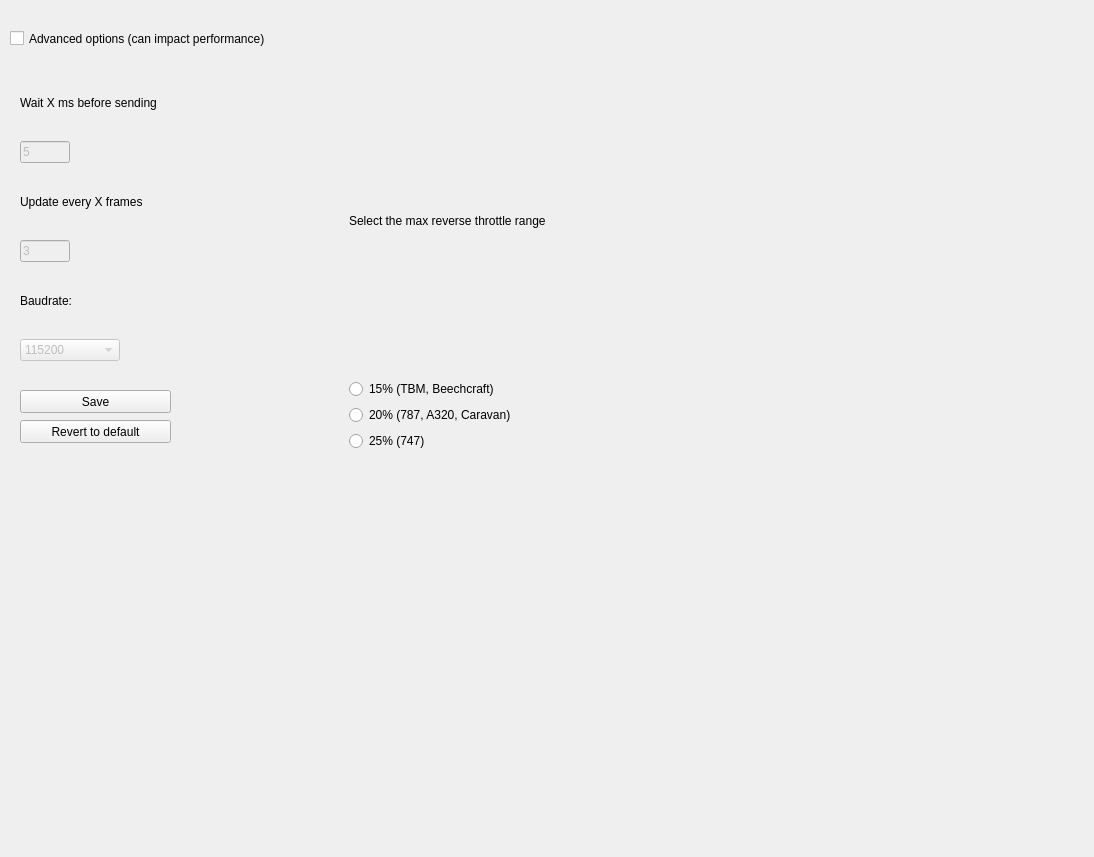
<?xml version="1.0" encoding="UTF-8"?>
<ui version="4.0">
 <class>optionsMenu</class>
 <widget class="QWidget" name="optionsMenu">
  <property name="geometry">
   <rect>
    <x>0</x>
    <y>0</y>
    <width>1094</width>
    <height>857</height>
   </rect>
  </property>
  <property name="sizePolicy">
   <sizepolicy hsizetype="Minimum" vsizetype="Minimum">
    <horstretch>0</horstretch>
    <verstretch>0</verstretch>
   </sizepolicy>
  </property>
  <property name="windowTitle">
   <string>Settings</string>
  </property>
  <property name="styleSheet">
   <string notr="true">QSlider::groove:horizontal {
    border: 1px solid #999999;
    height: 8px; /* the groove expands to the size of the slider by default. by giving it a height, it has a fixed size */
	width: 250px;
    text-align:left;
    background: qlineargradient(x1:0, y1:0, x2:0, y2:1, stop:0 #B1B1B1, stop:1 #c4c4c4);
    margin: 2px 0;
}

QSlider::handle:horizontal {
    background: qlineargradient(x1:0, y1:0, x2:1, y2:1, stop:0 #00409F, stop:1 #64C0FB);
    border: 1px solid #5c5c5c;
    width: 18px;
    margin: -2px 0; /* handle is placed by default on the contents rect of the groove. Expand outside the groove */
    border-radius: 3px;
}</string>
  </property>
  <widget class="QWidget" name="formLayoutWidget">
   <property name="geometry">
    <rect>
     <x>20</x>
     <y>70</y>
     <width>302</width>
     <height>311</height>
    </rect>
   </property>
   <layout class="QVBoxLayout" name="vlOptions">
    <property name="sizeConstraint">
     <enum>QLayout::SetMinimumSize</enum>
    </property>
    <item>
     <widget class="QLabel" name="waitXMsBeforeSendingLabel">
      <property name="text">
       <string>Wait X ms before sending</string>
      </property>
     </widget>
    </item>
    <item>
     <widget class="QLineEdit" name="waitXMsBeforeSendingLineEdit">
      <property name="enabled">
       <bool>false</bool>
      </property>
      <property name="minimumSize">
       <size>
        <width>50</width>
        <height>0</height>
       </size>
      </property>
      <property name="maximumSize">
       <size>
        <width>50</width>
        <height>16777215</height>
       </size>
      </property>
      <property name="text">
       <string>5</string>
      </property>
     </widget>
    </item>
    <item>
     <widget class="QLabel" name="updateEveryXFramesLabel">
      <property name="text">
       <string>Update every X frames</string>
      </property>
     </widget>
    </item>
    <item>
     <widget class="QLineEdit" name="updateEveryXFramesLineEdit">
      <property name="enabled">
       <bool>false</bool>
      </property>
      <property name="minimumSize">
       <size>
        <width>50</width>
        <height>0</height>
       </size>
      </property>
      <property name="maximumSize">
       <size>
        <width>50</width>
        <height>16777215</height>
       </size>
      </property>
      <property name="text">
       <string>3</string>
      </property>
     </widget>
    </item>
    <item>
     <widget class="QLabel" name="label">
      <property name="text">
       <string>Baudrate:</string>
      </property>
     </widget>
    </item>
    <item>
     <widget class="QComboBox" name="baudComboBox">
      <property name="enabled">
       <bool>false</bool>
      </property>
      <property name="maximumSize">
       <size>
        <width>100</width>
        <height>16777215</height>
       </size>
      </property>
      <item>
       <property name="text">
        <string>115200</string>
       </property>
      </item>
      <item>
       <property name="text">
        <string>9600</string>
       </property>
      </item>
      <item>
       <property name="text">
        <string>256000</string>
       </property>
      </item>
     </widget>
    </item>
    <item>
     <spacer name="horizontalSpacer">
      <property name="orientation">
       <enum>Qt::Horizontal</enum>
      </property>
      <property name="sizeHint" stdset="0">
       <size>
        <width>40</width>
        <height>20</height>
       </size>
      </property>
     </spacer>
    </item>
   </layout>
  </widget>
  <widget class="QCheckBox" name="checkBox">
   <property name="geometry">
    <rect>
     <x>10</x>
     <y>30</y>
     <width>350</width>
     <height>17</height>
    </rect>
   </property>
   <property name="sizePolicy">
    <sizepolicy hsizetype="Minimum" vsizetype="Expanding">
     <horstretch>0</horstretch>
     <verstretch>0</verstretch>
    </sizepolicy>
   </property>
   <property name="minimumSize">
    <size>
     <width>350</width>
     <height>0</height>
    </size>
   </property>
   <property name="maximumSize">
    <size>
     <width>350</width>
     <height>16777215</height>
    </size>
   </property>
   <property name="font">
    <font>
     <kerning>true</kerning>
    </font>
   </property>
   <property name="text">
    <string>Advanced options (can impact performance)</string>
   </property>
  </widget>
  <widget class="QFrame" name="widgetRanges">
   <property name="geometry">
    <rect>
     <x>340</x>
     <y>60</y>
     <width>300</width>
     <height>400</height>
    </rect>
   </property>
   <property name="minimumSize">
    <size>
     <width>300</width>
     <height>400</height>
    </size>
   </property>
   <layout class="QVBoxLayout" name="vlEngineRanges" stretch="0,0,0,0,0">
    <property name="sizeConstraint">
     <enum>QLayout::SetMinimumSize</enum>
    </property>
    <item>
     <layout class="QVBoxLayout" name="vlEngineRange">
      <property name="sizeConstraint">
       <enum>QLayout::SetDefaultConstraint</enum>
      </property>
     </layout>
    </item>
    <item>
     <widget class="QLabel" name="label_2">
      <property name="text">
       <string>Select the max reverse throttle range</string>
      </property>
     </widget>
    </item>
    <item>
     <widget class="QRadioButton" name="rb15">
      <property name="text">
       <string>15% (TBM, Beechcraft)</string>
      </property>
      <attribute name="buttonGroup">
       <string notr="true">buttonGroup</string>
      </attribute>
     </widget>
    </item>
    <item>
     <widget class="QRadioButton" name="rb20">
      <property name="text">
       <string>20% (787, A320, Caravan)</string>
      </property>
      <attribute name="buttonGroup">
       <string notr="true">buttonGroup</string>
      </attribute>
     </widget>
    </item>
    <item>
     <widget class="QRadioButton" name="rb25">
      <property name="text">
       <string>25% (747)</string>
      </property>
      <attribute name="buttonGroup">
       <string notr="true">buttonGroup</string>
      </attribute>
     </widget>
    </item>
   </layout>
  </widget>
  <widget class="QPushButton" name="saveSettingsBtn">
   <property name="geometry">
    <rect>
     <x>20</x>
     <y>390</y>
     <width>151</width>
     <height>23</height>
    </rect>
   </property>
   <property name="text">
    <string>Save</string>
   </property>
  </widget>
  <widget class="QPushButton" name="pushButton_3">
   <property name="geometry">
    <rect>
     <x>20</x>
     <y>420</y>
     <width>151</width>
     <height>23</height>
    </rect>
   </property>
   <property name="text">
    <string>Revert to default</string>
   </property>
  </widget>
  <widget class="QWidget" name="sensitivityWidget" native="true">
   <property name="geometry">
    <rect>
     <x>660</x>
     <y>70</y>
     <width>481</width>
     <height>571</height>
    </rect>
   </property>
  </widget>
 </widget>
 <resources/>
 <connections/>
 <buttongroups>
  <buttongroup name="buttonGroup"/>
 </buttongroups>
</ui>
